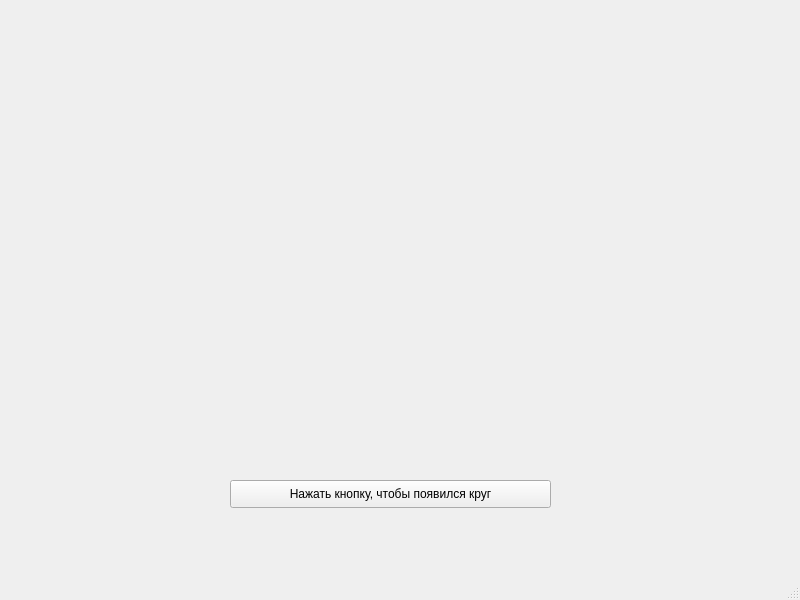
<?xml version="1.0" encoding="UTF-8"?>
<ui version="4.0">
 <class>MainWindow</class>
 <widget class="QMainWindow" name="MainWindow">
  <property name="geometry">
   <rect>
    <x>0</x>
    <y>0</y>
    <width>800</width>
    <height>600</height>
   </rect>
  </property>
  <property name="windowTitle">
   <string>MainWindow</string>
  </property>
  <widget class="QWidget" name="centralwidget">
   <widget class="QPushButton" name="pushButton">
    <property name="geometry">
     <rect>
      <x>230</x>
      <y>480</y>
      <width>321</width>
      <height>28</height>
     </rect>
    </property>
    <property name="text">
     <string>Нажать кнопку, чтобы появился круг</string>
    </property>
   </widget>
  </widget>
  <widget class="QMenuBar" name="menubar">
   <property name="geometry">
    <rect>
     <x>0</x>
     <y>0</y>
     <width>800</width>
     <height>26</height>
    </rect>
   </property>
  </widget>
  <widget class="QStatusBar" name="statusbar"/>
 </widget>
 <resources/>
 <connections/>
</ui>
